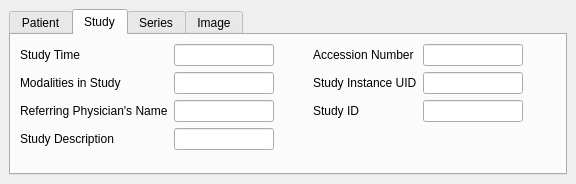
<?xml version="1.0" encoding="UTF-8"?>
<ui version="4.0">
 <class>udg::QAdvancedSearchWidgetBase</class>
 <widget class="QWidget" name="udg::QAdvancedSearchWidgetBase">
  <property name="geometry">
   <rect>
    <x>0</x>
    <y>0</y>
    <width>576</width>
    <height>184</height>
   </rect>
  </property>
  <property name="windowTitle">
   <string>Advanced search</string>
  </property>
  <layout class="QVBoxLayout" name="verticalLayout">
   <property name="spacing">
    <number>6</number>
   </property>
   <property name="leftMargin">
    <number>9</number>
   </property>
   <property name="topMargin">
    <number>9</number>
   </property>
   <property name="rightMargin">
    <number>9</number>
   </property>
   <property name="bottomMargin">
    <number>9</number>
   </property>
   <item>
    <widget class="QTabWidget" name="m_qwidgetAdvancedSearch">
     <property name="sizePolicy">
      <sizepolicy hsizetype="Expanding" vsizetype="Minimum">
       <horstretch>0</horstretch>
       <verstretch>0</verstretch>
      </sizepolicy>
     </property>
     <property name="currentIndex">
      <number>1</number>
     </property>
     <widget class="QWidget" name="m_advancedSearchPatient">
      <attribute name="title">
       <string>Patient</string>
      </attribute>
      <layout class="QFormLayout" name="formLayout">
       <item row="0" column="0">
        <layout class="QGridLayout" name="gridLayout">
         <item row="0" column="0">
          <widget class="QLabel" name="label_14">
           <property name="text">
            <string>Birth Date:</string>
           </property>
          </widget>
         </item>
         <item row="0" column="1">
          <layout class="QHBoxLayout" name="horizontalLayout">
           <item>
            <widget class="QCheckBox" name="m_fromPatientBirthCheckBox">
             <property name="enabled">
              <bool>true</bool>
             </property>
             <property name="text">
              <string>From</string>
             </property>
            </widget>
           </item>
           <item>
            <widget class="QDateEdit" name="m_fromPatientBirth">
             <property name="enabled">
              <bool>false</bool>
             </property>
             <property name="minimumSize">
              <size>
               <width>0</width>
               <height>20</height>
              </size>
             </property>
             <property name="wrapping">
              <bool>false</bool>
             </property>
             <property name="buttonSymbols">
              <enum>QAbstractSpinBox::UpDownArrows</enum>
             </property>
             <property name="maximumDate">
              <date>
               <year>2100</year>
               <month>12</month>
               <day>31</day>
              </date>
             </property>
             <property name="calendarPopup">
              <bool>true</bool>
             </property>
            </widget>
           </item>
          </layout>
         </item>
         <item row="1" column="0">
          <spacer name="verticalSpacer">
           <property name="orientation">
            <enum>Qt::Vertical</enum>
           </property>
           <property name="sizeHint" stdset="0">
            <size>
             <width>20</width>
             <height>18</height>
            </size>
           </property>
          </spacer>
         </item>
         <item row="1" column="1">
          <layout class="QHBoxLayout" name="horizontalLayout_2">
           <item>
            <widget class="QCheckBox" name="m_toPatientBirthCheckBox">
             <property name="enabled">
              <bool>true</bool>
             </property>
             <property name="text">
              <string>To</string>
             </property>
            </widget>
           </item>
           <item>
            <widget class="QDateEdit" name="m_toPatientBirth">
             <property name="enabled">
              <bool>false</bool>
             </property>
             <property name="minimumSize">
              <size>
               <width>0</width>
               <height>20</height>
              </size>
             </property>
             <property name="maximumDate">
              <date>
               <year>2100</year>
               <month>12</month>
               <day>31</day>
              </date>
             </property>
             <property name="currentSection">
              <enum>QDateTimeEdit::DaySection</enum>
             </property>
             <property name="calendarPopup">
              <bool>true</bool>
             </property>
            </widget>
           </item>
          </layout>
         </item>
         <item row="2" column="0">
          <widget class="QLabel" name="label_15">
           <property name="text">
            <string>Age:</string>
           </property>
          </widget>
         </item>
         <item row="2" column="1">
          <widget class="QLineEdit" name="m_patientAge">
           <property name="maximumSize">
            <size>
             <width>50</width>
             <height>16777215</height>
            </size>
           </property>
           <property name="maxLength">
            <number>3</number>
           </property>
          </widget>
         </item>
        </layout>
       </item>
       <item row="0" column="1">
        <spacer name="horizontalSpacer">
         <property name="orientation">
          <enum>Qt::Horizontal</enum>
         </property>
         <property name="sizeHint" stdset="0">
          <size>
           <width>511</width>
           <height>75</height>
          </size>
         </property>
        </spacer>
       </item>
      </layout>
     </widget>
     <widget class="QWidget" name="m_advancedSearchStudy">
      <attribute name="title">
       <string>Study</string>
      </attribute>
      <layout class="QHBoxLayout" name="horizontalLayout_3">
       <item>
        <layout class="QFormLayout" name="formLayout_2">
         <item row="0" column="0">
          <widget class="QLabel" name="label_13">
           <property name="text">
            <string>Study Time</string>
           </property>
          </widget>
         </item>
         <item row="0" column="1">
          <widget class="QLineEdit" name="m_studyTimeLineEdit">
           <property name="enabled">
            <bool>true</bool>
           </property>
          </widget>
         </item>
         <item row="1" column="0">
          <widget class="QLabel" name="label_12">
           <property name="text">
            <string>Modalities in Study</string>
           </property>
          </widget>
         </item>
         <item row="1" column="1">
          <widget class="QLineEdit" name="m_modalitiesInStudyLineEdit"/>
         </item>
         <item row="2" column="0">
          <widget class="QLabel" name="label_11">
           <property name="text">
            <string>Referring Physician's Name</string>
           </property>
          </widget>
         </item>
         <item row="2" column="1">
          <widget class="QLineEdit" name="m_referringPhysiciansNameLineEdit"/>
         </item>
         <item row="3" column="0">
          <widget class="QLabel" name="label_16">
           <property name="text">
            <string>Study Description</string>
           </property>
          </widget>
         </item>
         <item row="3" column="1">
          <widget class="QLineEdit" name="m_studyDescriptionLineEdit"/>
         </item>
        </layout>
       </item>
       <item>
        <spacer name="horizontalSpacer_2">
         <property name="orientation">
          <enum>Qt::Horizontal</enum>
         </property>
         <property name="sizeHint" stdset="0">
          <size>
           <width>40</width>
           <height>20</height>
          </size>
         </property>
        </spacer>
       </item>
       <item>
        <layout class="QFormLayout" name="formLayout_3">
         <item row="0" column="0">
          <widget class="QLabel" name="label_9">
           <property name="text">
            <string>Accession Number</string>
           </property>
          </widget>
         </item>
         <item row="0" column="1">
          <widget class="QLineEdit" name="m_accessionNumberLineEdit"/>
         </item>
         <item row="1" column="0">
          <widget class="QLabel" name="label_2">
           <property name="text">
            <string>Study Instance UID</string>
           </property>
          </widget>
         </item>
         <item row="1" column="1">
          <widget class="QLineEdit" name="m_studyInstanceUidLineEdit"/>
         </item>
         <item row="2" column="0">
          <widget class="QLabel" name="textLabel5_3">
           <property name="text">
            <string>Study ID</string>
           </property>
          </widget>
         </item>
         <item row="2" column="1">
          <widget class="QLineEdit" name="m_studyIdLineEdit"/>
         </item>
        </layout>
       </item>
       <item>
        <spacer name="horizontalSpacer_3">
         <property name="orientation">
          <enum>Qt::Horizontal</enum>
         </property>
         <property name="sizeHint" stdset="0">
          <size>
           <width>40</width>
           <height>20</height>
          </size>
         </property>
        </spacer>
       </item>
      </layout>
     </widget>
     <widget class="QWidget" name="m_advancedSearchSeries">
      <attribute name="title">
       <string>Series</string>
      </attribute>
      <layout class="QGridLayout">
       <property name="leftMargin">
        <number>9</number>
       </property>
       <property name="topMargin">
        <number>9</number>
       </property>
       <property name="rightMargin">
        <number>9</number>
       </property>
       <property name="bottomMargin">
        <number>9</number>
       </property>
       <property name="spacing">
        <number>6</number>
       </property>
       <item row="2" column="1">
        <widget class="QLineEdit" name="m_PPStartTimeText"/>
       </item>
       <item row="2" column="4">
        <widget class="QLineEdit" name="m_PPStartDateText"/>
       </item>
       <item row="1" column="0">
        <widget class="QLabel" name="label">
         <property name="text">
          <string>Series Number</string>
         </property>
        </widget>
       </item>
       <item row="0" column="3">
        <widget class="QLabel" name="label_4">
         <property name="text">
          <string>Requested Procedure ID</string>
         </property>
        </widget>
       </item>
       <item row="1" column="4">
        <widget class="QLineEdit" name="m_scheduledProcedureStepIDText"/>
       </item>
       <item row="1" column="1">
        <widget class="QLineEdit" name="m_seriesNumberText"/>
       </item>
       <item row="0" column="1">
        <widget class="QLineEdit" name="m_seriesUIDText"/>
       </item>
       <item row="0" column="4">
        <widget class="QLineEdit" name="m_requestedProcedureIDText"/>
       </item>
       <item row="1" column="3">
        <widget class="QLabel" name="label_5">
         <property name="text">
          <string>Scheduled Procedure Step ID</string>
         </property>
        </widget>
       </item>
       <item row="1" column="2">
        <spacer>
         <property name="orientation">
          <enum>Qt::Horizontal</enum>
         </property>
         <property name="sizeHint" stdset="0">
          <size>
           <width>40</width>
           <height>20</height>
          </size>
         </property>
        </spacer>
       </item>
       <item row="0" column="0">
        <widget class="QLabel" name="label_3">
         <property name="text">
          <string>Series UID</string>
         </property>
        </widget>
       </item>
       <item row="2" column="0">
        <widget class="QLabel" name="label_10">
         <property name="text">
          <string>Time</string>
         </property>
        </widget>
       </item>
       <item row="2" column="3">
        <widget class="QLabel" name="label_6">
         <property name="text">
          <string>Performed Procedure Step Start Date</string>
         </property>
        </widget>
       </item>
       <item row="1" column="5">
        <spacer>
         <property name="orientation">
          <enum>Qt::Horizontal</enum>
         </property>
         <property name="sizeHint" stdset="0">
          <size>
           <width>40</width>
           <height>20</height>
          </size>
         </property>
        </spacer>
       </item>
      </layout>
     </widget>
     <widget class="QWidget" name="m_advancedSearchImage">
      <attribute name="title">
       <string>Image</string>
      </attribute>
      <layout class="QGridLayout">
       <property name="leftMargin">
        <number>9</number>
       </property>
       <property name="topMargin">
        <number>9</number>
       </property>
       <property name="rightMargin">
        <number>9</number>
       </property>
       <property name="bottomMargin">
        <number>9</number>
       </property>
       <property name="spacing">
        <number>6</number>
       </property>
       <item row="1" column="0">
        <widget class="QLabel" name="label_8">
         <property name="text">
          <string>Instance Number</string>
         </property>
        </widget>
       </item>
       <item row="0" column="0">
        <widget class="QLabel" name="label_7">
         <property name="text">
          <string>SOP Instance UID</string>
         </property>
        </widget>
       </item>
       <item row="0" column="1">
        <widget class="QLineEdit" name="m_SOPInstanceUIDText"/>
       </item>
       <item row="1" column="1">
        <widget class="QLineEdit" name="m_instanceNumberText"/>
       </item>
       <item row="1" column="2">
        <spacer>
         <property name="orientation">
          <enum>Qt::Horizontal</enum>
         </property>
         <property name="sizeHint" stdset="0">
          <size>
           <width>40</width>
           <height>20</height>
          </size>
         </property>
        </spacer>
       </item>
      </layout>
     </widget>
    </widget>
   </item>
  </layout>
 </widget>
 <tabstops>
  <tabstop>m_seriesUIDText</tabstop>
  <tabstop>m_requestedProcedureIDText</tabstop>
  <tabstop>m_seriesNumberText</tabstop>
  <tabstop>m_scheduledProcedureStepIDText</tabstop>
  <tabstop>m_PPStartTimeText</tabstop>
  <tabstop>m_PPStartDateText</tabstop>
  <tabstop>m_SOPInstanceUIDText</tabstop>
  <tabstop>m_instanceNumberText</tabstop>
 </tabstops>
 <resources/>
 <connections/>
</ui>
